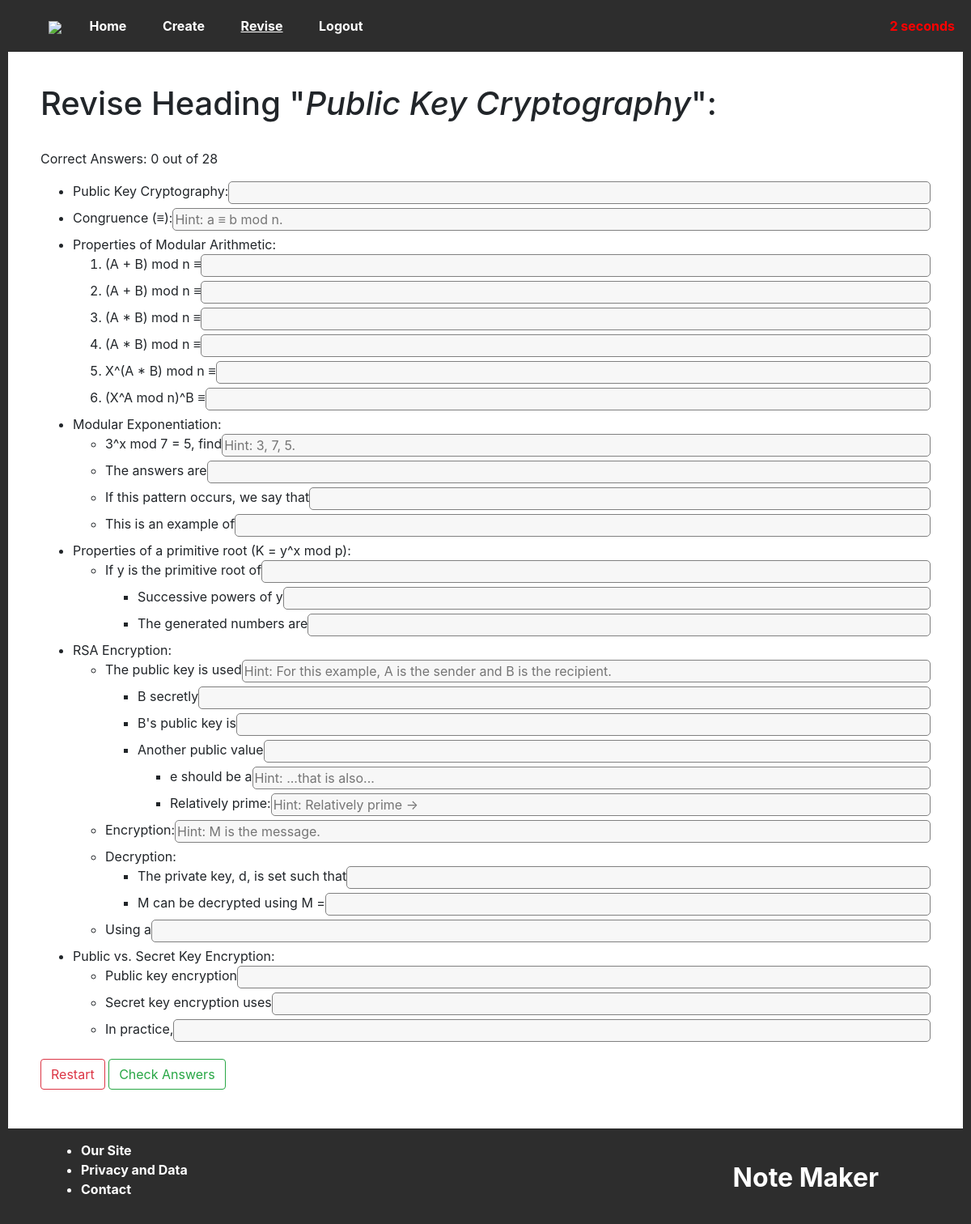
/revise/heading/19 (signed in), run on an earlier commit of the app's database.
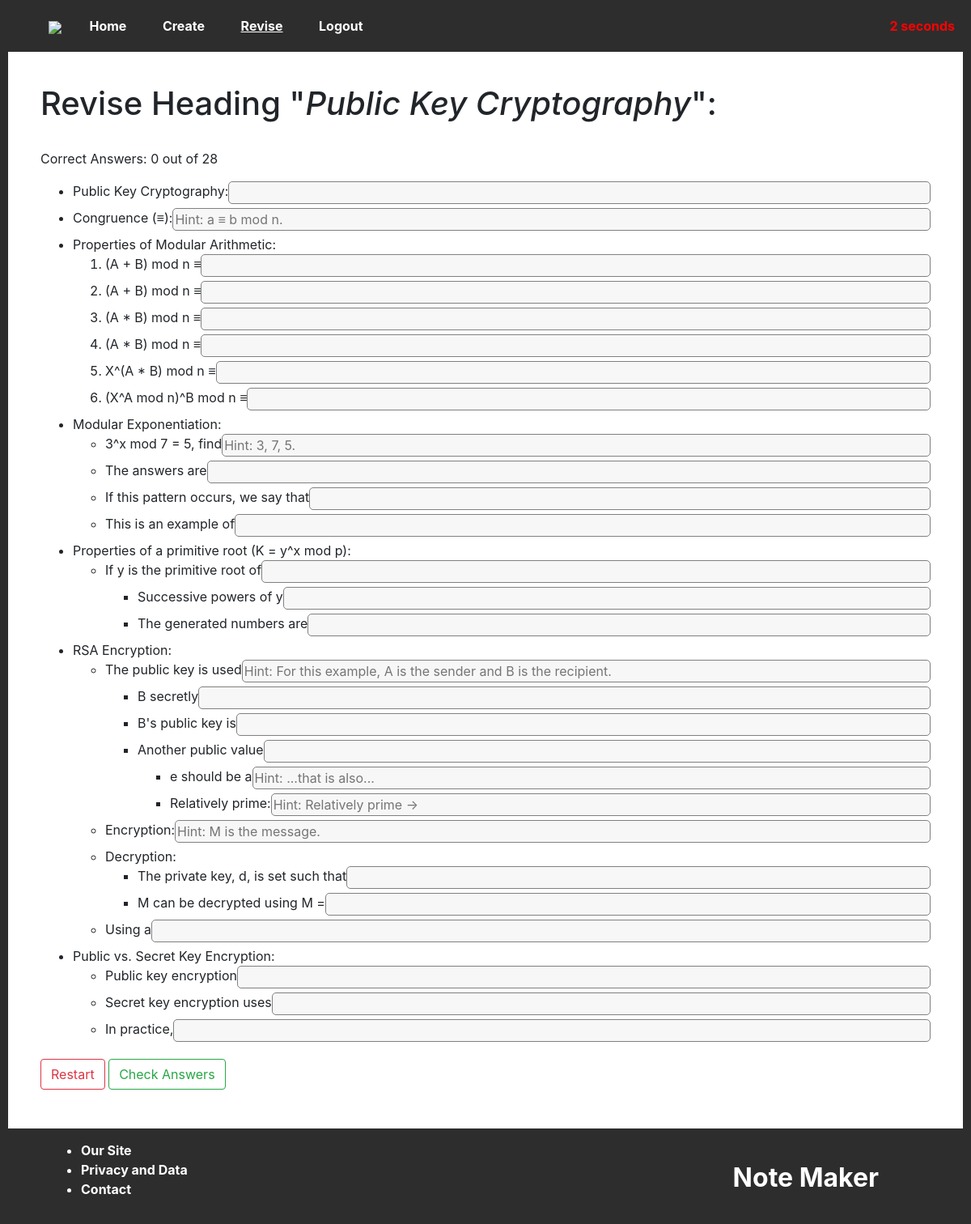
And on a later commit of the database.
### website/models.py (models this page shows, shortened)
class Heading(db.Model): # Example: Sorting Algorithms
    id = db.Column(db.Integer, primary_key=True)
    text = db.Column(db.String(512))
    module = db.Column(db.Integer, db.ForeignKey("module.id"))
    attempts = db.Column(db.Integer, default=0)
    time = db.Column(db.String(128))
    order = db.Column(db.Integer, default=0)
    def getPoints(self):
        return Point.query.filter_by(isRoot=True, parent=self.id).all()

class Point(db.Model): # Examples: [Merge Sort, Has a running time of O(n log n)]
    id = db.Column(db.Integer, primary_key=True)
    text = db.Column(db.String(1048576))
    blankFill = db.Column(db.Boolean) # If True, then this point can be used in "fill-the-blank" style questions.
    hint = db.Column(db.String(4096)) # Available to be shown (for example, "list 3 advantages")
    parent = db.Column(db.Integer) # If isRoot==True, then this points to a heading. Otherwise to another point.
    isRoot = db.Column(db.Boolean) # Can this be a starting point for a question (list the points below this one)?
    numeric = db.Column(db.Boolean, default=False) # If numeric, use <ol>, otherwise use <ul>
    punc = db.Column(db.Boolean, default=False) # Check punctuation when marking answers.
    leniency = db.Column(db.Integer, default=90) # Match percentage between given answer and correct answer.
    code = db.Column(db.Boolean, default=False) # Question requires code answer. Punc is overriden to False and a textarea is displayed instead of a standard 1-line input.
    disabled = db.Column(db.Boolean, default=False)
    successes = db.Column(db.Integer, default=0)
    failures = db.Column(db.Integer, default=0)
    last_answered = db.Column(db.DateTime(timezone=True))
    order = db.Column(db.Integer, default=0)
    def getChildren(self):
        return Point.query.filter_by(isRoot=False, parent=self.id).all()
    def getParent(self):
        if self.isRoot:
            return Heading.query.get(self.parent)
        return Point.query.get(self.parent)
    def question(self):
        try:
            return str(self.text)[0: str(self.text).index(">|<")]
        except Exception as e:
            return self.text
    def answer(self):
        if not self.blankFill:
            return self.text
        try:
            return str(self.text)[str(self.text).index(">|<") + 4 : len(self.text)]
        except:
            return ""
    def isDisabled(self):
        if self.disabled:
            return True
        if not self.isRoot:
            return self.getParent().isDisabled()
        return False

### website/revise/revise.py (the view, shortened to what this page needs)
@revise.route("/heading/<int:h_id>", methods=["GET", "POST"])
@login_required
def heading(h_id):
    print("RUNNING")
    h = Heading.query.filter_by(id=h_id).first()
    if not h:
        flash("Invalid details!", category="error")
        return redirect(url_for("revise.index"))
    results = dict()
    count = 0
    start = 0
    return render_template("revise_heading.html", heading=h, user=current_user, results=results, count=count, start=start)

### app.py (called while the page is built)
@app.context_processor
def current_nav():
    return get_current_nav()

### website/__init__.py (called while the page is built)
def get_current_nav():
    navs = ["create", "revise", "login", "signup"] # Otherwise: home.
    current = "home"
    for nav in navs:
        if nav in request.path:
            current = nav
    return dict(current_nav = current)

### website/revise/templates/revise_heading.html (shortened to what this page needs)
{% extends "base.html" %}
{% block content %}
    <h1>Revise Heading "<i>{{ heading.text }}</i>":</h1><br>
    <p>Correct Answers: {{ count }} out of <span id="q_count"></span></p>
    <form method="POST" autocomplete="off">
            <ul>
                {% for node in heading.getPoints() %}
                    {% if not node.disabled %}
                    <li>
                        <div style="display: flex;">
                        {{ node.question() }}
                        {% if node.blankFill %}
                            <input type="text" name="{{ node.id }}" {% if results[node.id] %}
                                value="{{ results[node.id] }}"
                                {% if node.checkAnswer(results[node.id]) %}
                                    class = "revise-blank-input revise-input-correct"
                                    tabindex="-1"
                                {% else %}
                                    class = "revise-blank-input revise-input-incorrect"
                                {% endif %}
                            {% else %}
                                class="revise-blank-input"
                            {% endif %}
                            {% if node.hint %}
                                placeholder="Hint: {{ node.hint }}"
                            {% endif %}
                            autocomplete="off"
                            >
                        {% endif %}
                        </div>
                    </li>
                    {% endif %}
                    {% if node.numeric %}
                        <ol>
                    {% else %}
                        <ul>
                    {% endif %}
                    {%- for item in node.getChildren() recursive %}
                        {% if not item.isDisabled() %}
                        <li>
                            {% if item.blankFill %}
                                <div style="display: flex;">
                                {{ item.question() }}
                                    {% if item.answer() != "" %}
                                        <input type="text" name="{{ item.id }}"
                                            {% if results[item.id] %}
                                                value="{{ results[item.id] }}"
                                                {% if item.checkAnswer(results[item.id]) %}
                                                    class = "revise-blank-input revise-input-correct"
                                                    tabindex="-1"
                                                {% else %}
                                                    class = "revise-blank-input revise-input-incorrect"
                                                {% endif %}
                                            {% else %}
                                                class="revise-blank-input"
                                            {% endif %}
                                            {% if item.hint %}
                                                placeholder="Hint: {{ item.hint }}"
                                            {% endif %}
                                        autocomplete="off"
                                        >
                                    {% endif %}
                                </div>
                            {% endif %}
                        </li>
                        {% if item.getChildren() | length > 0 %}
                            {% if item.numeric %}
                                <ol>
                            {% else %}
                                <ul>
                            {% endif %}
                                {{ loop(item.getChildren()) }}
                            {% if item.numeric %}
                                </ol>
                            {% else %}
                                </ul>
                            {% endif %}
                        {% endif %}
                        {% endif %}
                    {% endfor %}
                    {% if node.numeric %}
                        </ol>
                    {% else %}
                        </ul>
                    {% endif %}
                {% endfor %}
            </ul>
        <a href="/revise/heading/{{ heading.id }}" class="btn btn-outline-danger">Restart</a>
        <input type="submit" value="Check Answers" class="btn btn-outline-success">
        <span id="timer" class="timer">-- seconds</span>
    </form>
{% endblock %}

### website/home/templates/base.html (shortened to what this page needs)
<!DOCTYPE html>
<html lang="en">
    <head>
        <link rel="stylesheet" href="{{ url_for('home.static', filename='css/base.css') }}">
        <link rel="stylesheet" href="{{ url_for('home.static', filename='css/navbar.css') }}">
        <link rel="stylesheet" href="{{ url_for('home.static', filename='css/footer.css') }}">
        <link rel="stylesheet" href="{{ url_for('create.static', filename='create.css') }}">
        <link rel="stylesheet" href="{{ url_for('revise.static', filename='revise.css') }}">
        <link
            rel="stylesheet"
            href="https://stackpath.bootstrapcdn.com/bootstrap/4.4.1/css/bootstrap.min.css"
        />
    </head>
    <body>
        {% include "navbar.html" %}
        <div class="page">
            {% block content %} {% endblock %}
            <br><br>
        </div>
        {% include "footer.html" %}
    </body>
</html>

### website/home/templates/navbar.html
<div class="nbar">
    <ul class="nav_links">
        <li><img src="{{ url_for('home.static', filename='icon.png') }}"></li>
        <li><a href="/" {% if current_nav == "home" %} style="text-decoration: underline;" {% endif %}>Home</a></li>
        {% if user.is_authenticated %}
            <li><a href="/create/" {% if current_nav == "create" %} style="text-decoration: underline;" {% endif %}>Create</a></li>
            <li><a href="/revise/" {% if current_nav == "revise" %} style="text-decoration: underline;" {% endif %}>Revise</a></li>
            <li><a href="/auth/logout">Logout</a></li>
        {% else %}
            <li><a href="/auth/login" {% if current_nav == "login" %} style="text-decoration: underline;" {% endif %}>Login</a></li>
            <li><a href="/auth/signup" {% if current_nav == "signup" %} style="text-decoration: underline;" {% endif %}>Signup</a></li>
        {% endif %}
    </ul>
</div>

### website/home/templates/footer.html
<div class="footer">
    <ul class="footer_links">
        <li><a href="/">Our Site</a></li>
        <li><a href="/privacy">Privacy and Data</a></li>
        <li><a href="/contact">Contact</a></li>
    </ul>
    <span class="footer_logo">Note Maker</span>
</div>

### website/home/home_static/css/base.css (style rules this page uses)
.page { padding: 40px; border-left: 10px solid rgb(45, 45, 45); border-right: 10px solid rgb(45, 45, 45); background-color: white; padding-bottom: 0px; min-height: 100vh; }

### website/home/home_static/css/navbar.css (style rules this page uses)
.nbar { background-color: rgb(45, 45, 45); padding: 10px; }
.nbar ul { list-style-type: none; margin: 10px; }
.nbar li { display: inline; }
.nav_links a { padding: 20px; background-color: rgb(45, 45, 45); color: white; text-decoration: none; font-weight: bold; margin-top: 10px; }
.nbar img { height: 0px; height: 24px; padding-right: 10px; }

### website/home/home_static/css/footer.css (style rules this page uses)
.footer { width: 100%; padding: 15px 5vw; background-color: rgb(45, 45, 45); color: white; font-weight: bold; overflow: hidden; }
.footer li a { text-decoration: none; color: inherit; }
.footer_links { float: left; }
.footer_logo { float: right; text-align: right; font-size: xx-large; padding-right: 5%; padding-top: 2%; }

### website/revise/static/revise.css (style rules this page uses)
.revise-blank-input { margin-bottom: 5px; border: 1px solid grey; border-radius: 5px; background-color: rgb(247, 247, 247); flex: 2; }
.timer { position:fixed; top: 20px; right: 20px; color: red; font-weight: bolder; }

What changed in the data, as far as the page shows it:
changed Point: question "(X^A mod n)^B ≡" → "(X^A mod n)^B mod n ≡"
